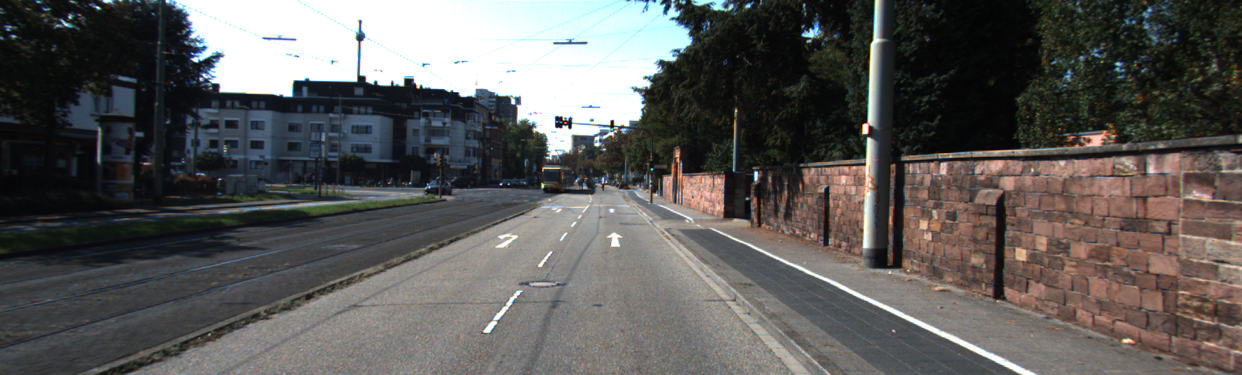
#> input picture test_images/urban_marked/um_000002.png, 1242 x 375 px, found by its file name
$ python mpl_image_graph.py
#> lines starting #> are read from the running program, lines starting #| are printed output that depends on the picture; after the words box and inside, x2 and y2 are one past the last pixel; in counts of white or black regions, pixels touching at a corner belong together
import cv2
import numpy
import matplotlib.image as mplimg
import matplotlib.pyplot as mplppl


# open image/video
media_path = "/home/arko/Mini_Project/test_images/urban_marked/um_000002.png"
image = mplimg.imread(media_path)
#> image is the input picture: shape (375, 1242, 3) float32; mean R, G, B 0.361, 0.356, 0.349

height = image.shape[0]
#> height = 375
width = image.shape[1]
#> width = 1242

region_of_interest_vertices = [
    (180, height),
    (550, int(height/2)),
    (620, int(height/2)),
    (820, height),
]

def region_of_interest(img, vertices):
    mask = numpy.zeros_like(img)
    cv2.fillPoly(mask, vertices, 255)
    masked_image = cv2.bitwise_and(img, mask)
    return masked_image


# convert to grayscale
gray_cv2pic = cv2.cvtColor(image, cv2.COLOR_RGB2GRAY)
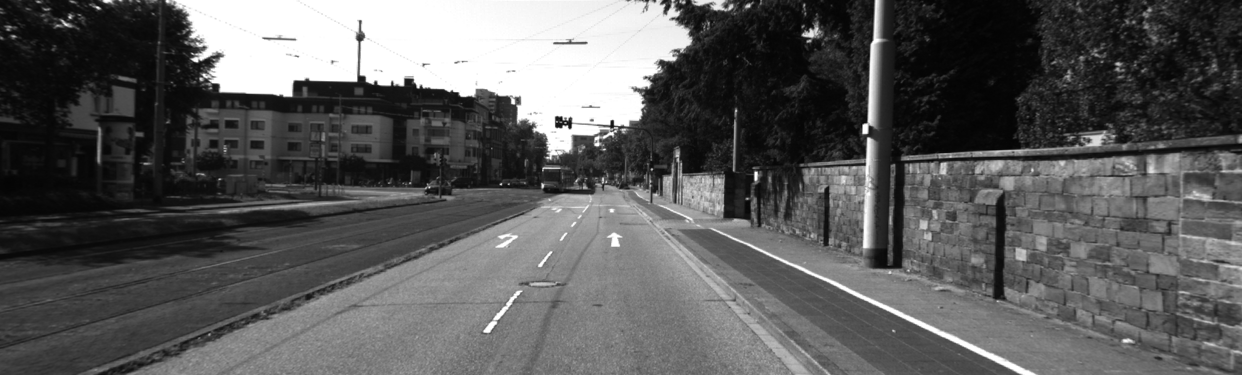
#> gray_cv2pic: shape (375, 1242) float32; min 0.011, max 1, mean 0.356

cropped_image = region_of_interest(gray_cv2pic, numpy.array([region_of_interest_vertices], numpy.int32))
#> in region_of_interest, `cv2.fillPoly(mask, vertices, 255)`:
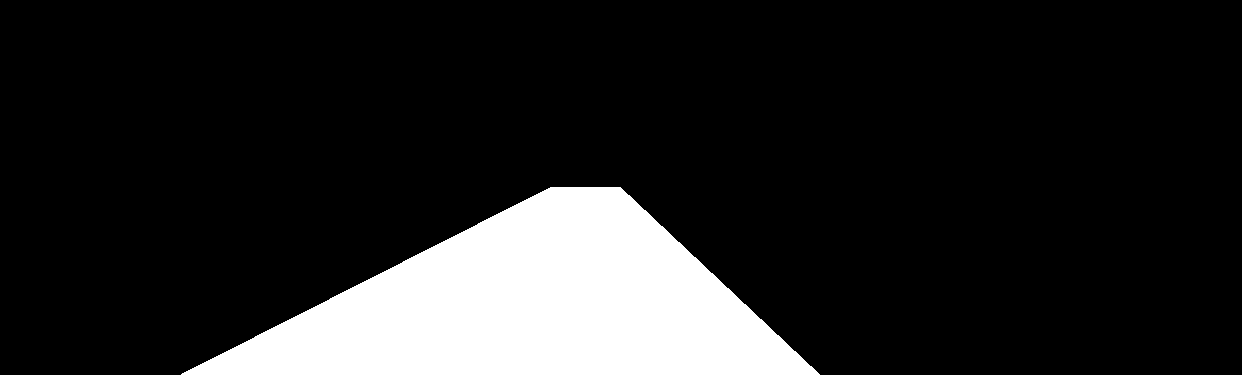
#> mask: shape (375, 1242) float32; 14.4% white; 1 white region, box (x1, y1, x2, y2) and area: (181, 187, 820, 375) 66837
#> in region_of_interest, `masked_image = cv2.bitwise_and(img, mask)`:
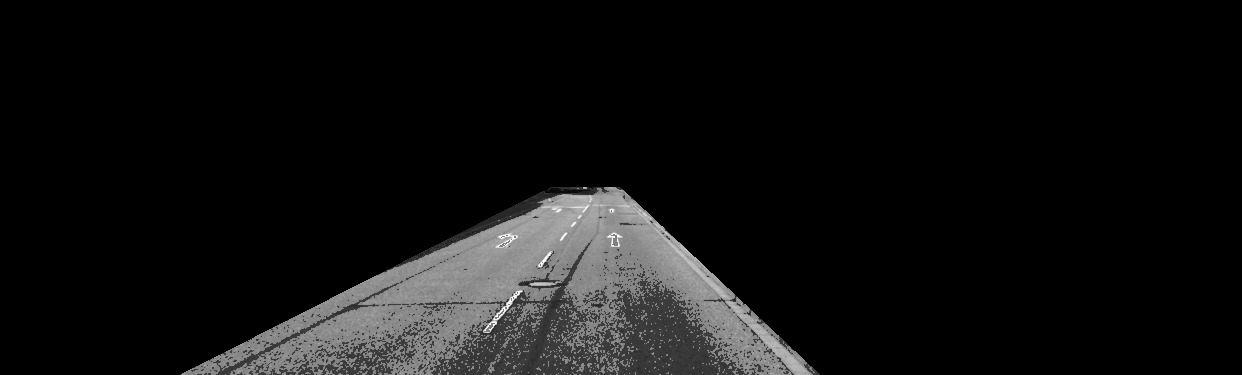
#> masked_image: shape (375, 1242) float32; min 0, max 7.49e-37, mean 4.86e-38; drawn with min black and max white

mplppl.figure()
mplppl.imshow(cropped_image)
mplppl.show()

$ run again, with test_images/urban_marked/um_000000.png copied over test_images/urban_marked/um_000002.png
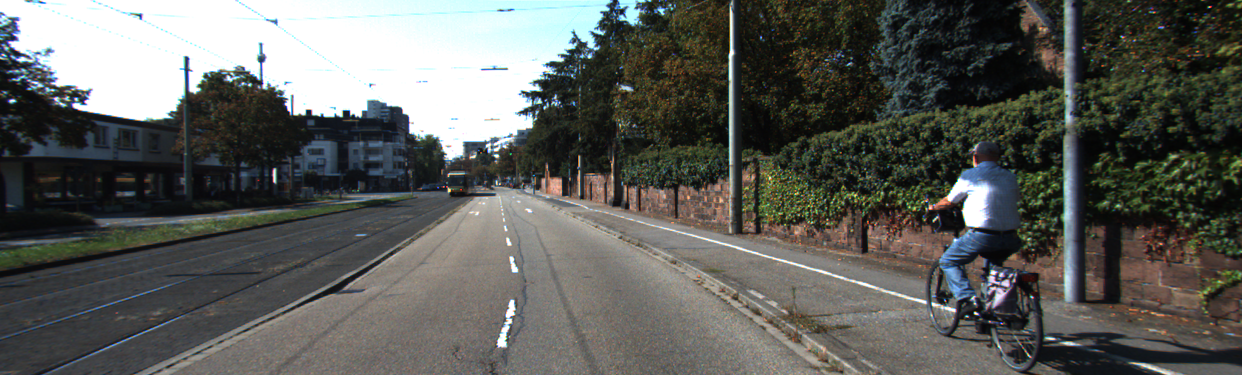
#> input picture test_images/urban_marked/um_000000.png, 1242 x 375 px, found by its file name
#> image is the input picture: shape (375, 1242, 3) float32; mean R, G, B 0.363, 0.369, 0.352
#> `gray_cv2pic = cv2.cvtColor(image, cv2.COLOR_RGB2GRAY)`:
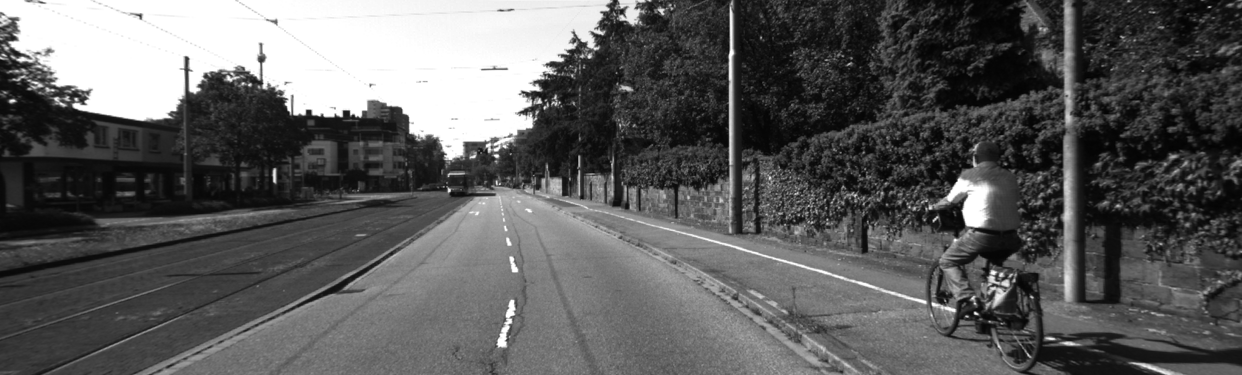
#> gray_cv2pic: shape (375, 1242) float32; min 0.00967, max 1, mean 0.364
#> mask: shape (375, 1242) float32; 14.4% white; 1 white region, box (x1, y1, x2, y2) and area: (181, 187, 820, 375) 66837
#> in region_of_interest, `masked_image = cv2.bitwise_and(img, mask)`:
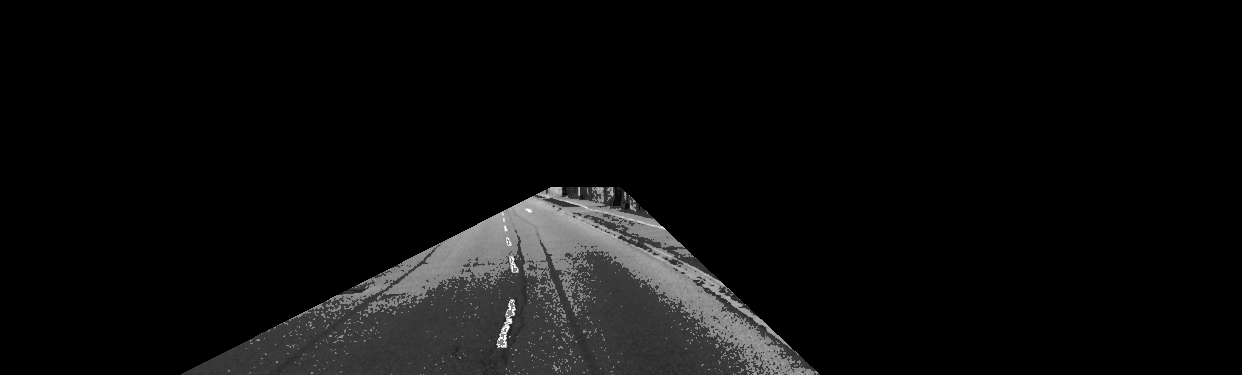
#> masked_image: shape (375, 1242) float32; min 0, max 7.49e-37, mean 3.66e-38; drawn with min black and max white

$ run again, with test_images/urban_marked/um_000001.png copied over test_images/urban_marked/um_000002.png
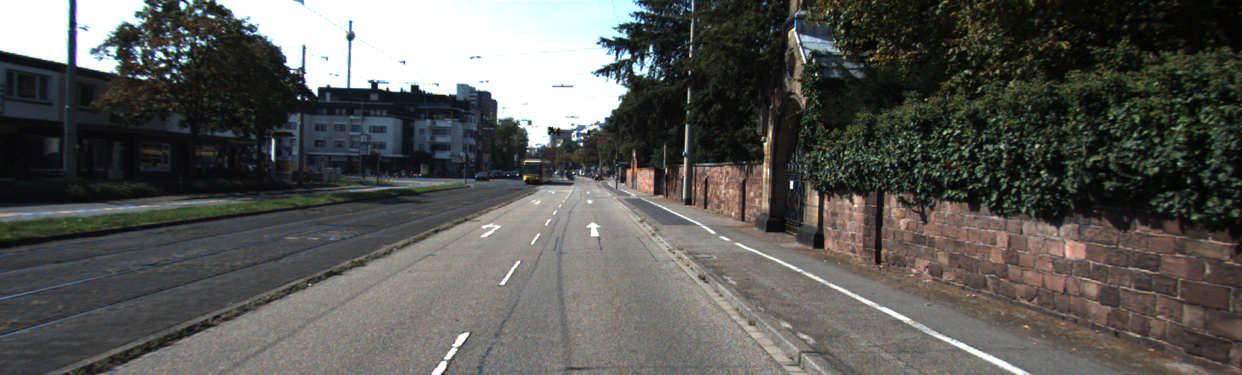
#> input picture test_images/urban_marked/um_000001.png, 1242 x 375 px, found by its file name
#> image is the input picture: shape (375, 1242, 3) float32; mean R, G, B 0.349, 0.349, 0.335
#> `gray_cv2pic = cv2.cvtColor(image, cv2.COLOR_RGB2GRAY)`:
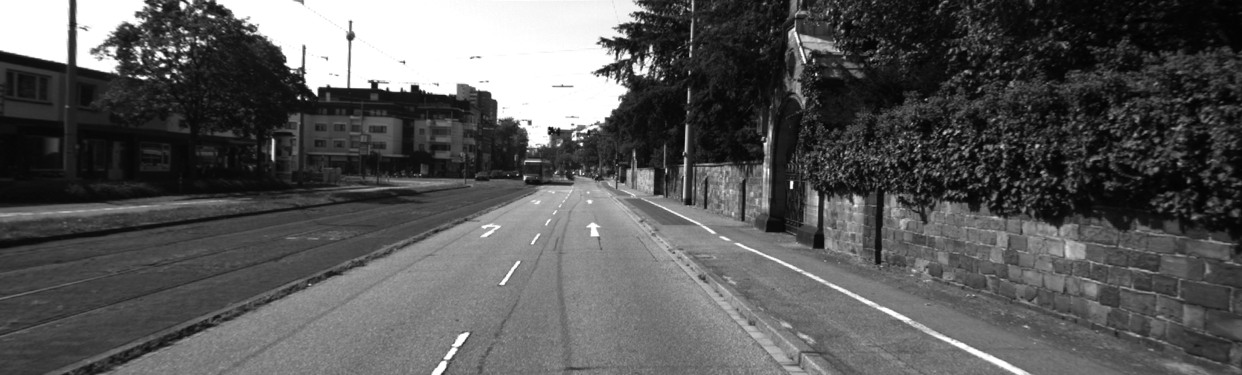
#> gray_cv2pic: shape (375, 1242) float32; min 0.00878, max 1, mean 0.348
#> mask: shape (375, 1242) float32; 14.4% white; 1 white region, box (x1, y1, x2, y2) and area: (181, 187, 820, 375) 66837
#> in region_of_interest, `masked_image = cv2.bitwise_and(img, mask)`:
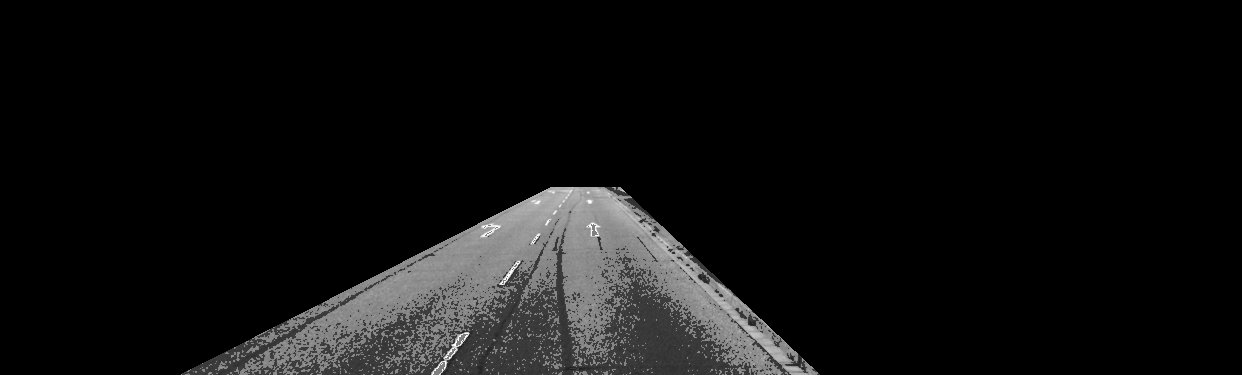
#> masked_image: shape (375, 1242) float32; min 0, max 7.49e-37, mean 4.62e-38; drawn with min black and max white
